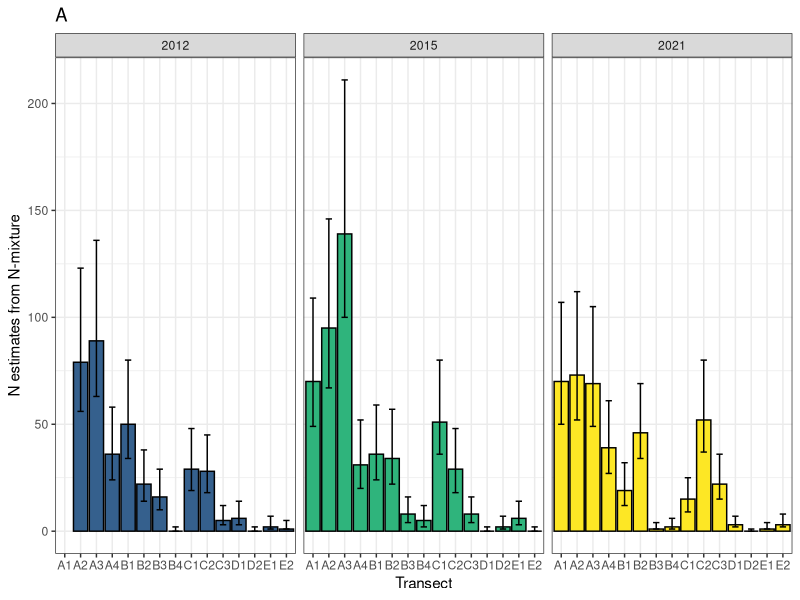
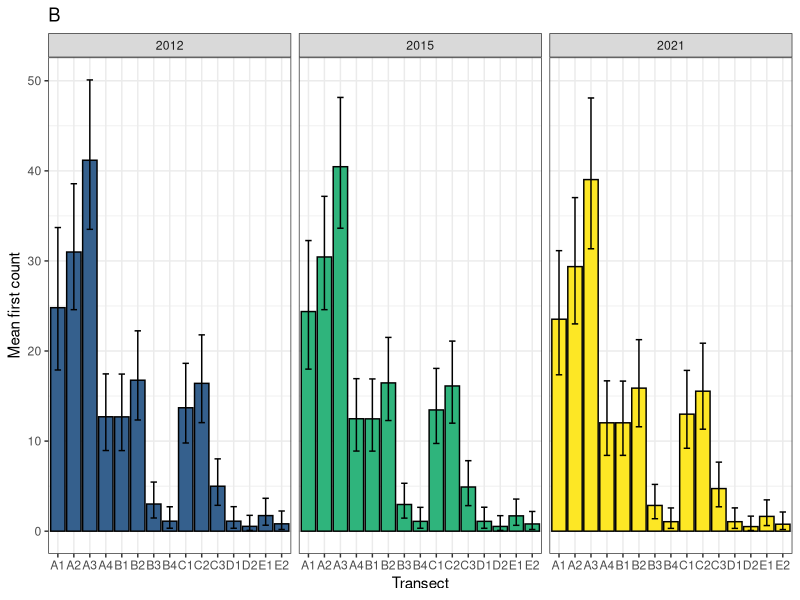

R code for these plots, in order:
library(ggplot2)

UncN <- read.csv(file="Appendix_4C_Unconst_N-mix_2012-21.csv",header=TRUE)
Firstcount <- read.csv(file="Appendix_4E_Single_count_2012-21.csv",header=TRUE)

ggplot(data=UncN[1:45,],aes(x=Transect,y=median,fill=as.factor(Year))) +
  geom_bar(stat="identity", color= "black", show.legend = FALSE) +
  scale_fill_viridis_d(option = "viridis", begin = 0.3) +
  facet_wrap(~factor(Year, levels=c('2012','2015','2021'))) +
  scale_y_continuous(name = "N estimates from N-mixture") +
  geom_errorbar(aes(x=Transect, ymin=val2.5pc, ymax=val97.5pc), width = 0.4) + 
  ggtitle(label = "A") +
  theme_bw()

ggplot(data=Firstcount[1:45,],aes(x=Transect,y=median,fill=as.factor(Year))) +
  geom_bar(stat="identity", color= "black", show.legend = FALSE) +
  scale_fill_viridis_d(option = "viridis", begin = 0.3) +
  facet_wrap(~factor(Year, levels=c('2012','2015','2021'))) +
  scale_y_continuous(name = "Mean first count") +
  geom_errorbar(aes(x=Transect, ymin=val2.5pc, ymax=val97.5pc), width = 0.4) + 
  ggtitle(label = "B") +
  theme_bw()